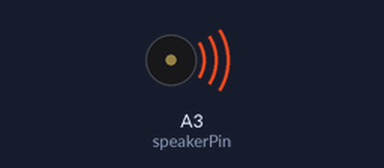
Bench run of a sketch on a simulated Arduino Uno, built with avr-gcc and run on an emulated ATmega328P. Shown: buzzer (waves = sounding).

Above: at 0.22 s.
At 4.1 s:
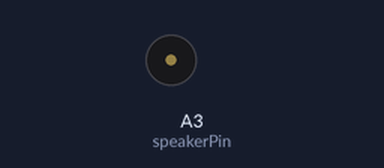
Timing chart, 0 to 5.6 s (numbered marks = the images above):
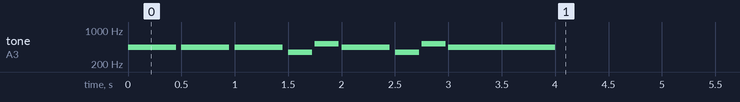

Measured:
- by itself, tone on A3 (speakerPin): plays 440 Hz for 0.45 s, 440 Hz for 0.45 s, 440 Hz for 0.45 s, 349 Hz for 0.23 s, 523 Hz for 0.23 s, 440 Hz for 0.45 s … (9 notes in this stretch)

The sketch:

music_demo.ino
```cpp
#include "music.h"

// notes in the melody:
int melody[] = {
  NOTE_A4, NOTE_A4, NOTE_A4, NOTE_F4, NOTE_C5, NOTE_A4, NOTE_F4, NOTE_C5, NOTE_A4
};

// note durations: 4 = quarter note, 8 = eighth note, etc.:
int noteDurations[] = {
  2, 2, 2, 4, 4, 2, 4, 4, 1
};

void setup() {
  // put your setup code here, to run once:

}

void loop() {
  // put your main code here, to run repeatedly:
  playSong(millis(), melody, noteDurations);

}
```

music.cpp
```cpp
#include "music.h"

unsigned long previousMillis = 0;        // will store last time LED was updated
int thisNote = 0;
bool play = true;
int num = 0;
int noteDuration = 0;

void playSong(unsigned long currentMillis, int melody[], int noteDurations[]) {
  if ((currentMillis - previousMillis >= noteDuration) && play) {
    // save the last time you blinked the LED
    previousMillis = currentMillis;

    noteDuration = 1000 / noteDurations[thisNote];
    tone(speakerPin, melody[thisNote], noteDuration);

    if(melody[thisNote+1] && noteDurations[thisNote+1]){
      thisNote++;
    }else{
      play = false;
    }
  } else if (((currentMillis - previousMillis < noteDuration) && (currentMillis - previousMillis >= 0.9*noteDuration) && play) ||
  ((currentMillis - previousMillis >= noteDuration) && !play)) {
    noTone(speakerPin);
  }
}
```

music.h
```cpp
#include "String.h"
#include "Arduino.h"

/*************************************************
 * Public Constants
 *************************************************/

#define NOTE_B0  31
#define NOTE_C1  33
#define NOTE_CS1 35
#define NOTE_D1  37
#define NOTE_DS1 39
#define NOTE_E1  41
#define NOTE_F1  44
#define NOTE_FS1 46
#define NOTE_G1  49
#define NOTE_GS1 52
#define NOTE_A1  55
#define NOTE_AS1 58
#define NOTE_B1  62
#define NOTE_C2  65
#define NOTE_CS2 69
#define NOTE_D2  73
#define NOTE_DS2 78
#define NOTE_E2  82
#define NOTE_F2  87
#define NOTE_FS2 93
#define NOTE_G2  98
#define NOTE_GS2 104
#define NOTE_A2  110
#define NOTE_AS2 117
#define NOTE_B2  123
#define NOTE_C3  131
#define NOTE_CS3 139
#define NOTE_D3  147
#define NOTE_DS3 156
#define NOTE_E3  165
#define NOTE_F3  175
#define NOTE_FS3 185
#define NOTE_G3  196
#define NOTE_GS3 208
#define NOTE_A3  220
#define NOTE_AS3 233
#define NOTE_B3  247
#define NOTE_C4  262
#define NOTE_CS4 277
#define NOTE_D4  294
#define NOTE_DS4 311
#define NOTE_E4  330
#define NOTE_F4  349
#define NOTE_FS4 370
#define NOTE_G4  392
#define NOTE_GS4 415
#define NOTE_A4  440
#define NOTE_AS4 466
#define NOTE_B4  494
#define NOTE_C5  523
#define NOTE_CS5 554
#define NOTE_D5  587
#define NOTE_DS5 622
#define NOTE_E5  659
#define NOTE_F5  698
#define NOTE_FS5 740
#define NOTE_G5  784
#define NOTE_GS5 831
#define NOTE_A5  880
#define NOTE_AS5 932
#define NOTE_B5  988
#define NOTE_C6  1047
#define NOTE_CS6 1109
#define NOTE_D6  1175
#define NOTE_DS6 1245
#define NOTE_E6  1319
#define NOTE_F6  1397
#define NOTE_FS6 1480
#define NOTE_G6  1568
#define NOTE_GS6 1661
#define NOTE_A6  1760
#define NOTE_AS6 1865
#define NOTE_B6  1976
#define NOTE_C7  2093
#define NOTE_CS7 2217
#define NOTE_D7  2349
#define NOTE_DS7 2489
#define NOTE_E7  2637
#define NOTE_F7  2794
#define NOTE_FS7 2960
#define NOTE_G7  3136
#define NOTE_GS7 3322
#define NOTE_A7  3520
#define NOTE_AS7 3729
#define NOTE_B7  3951
#define NOTE_C8  4186
#define NOTE_CS8 4435
#define NOTE_D8  4699
#define NOTE_DS8 4978
#define speakerPin A3

void playSong(unsigned long currentMillis, int melody[], int noteDurations[]);
```
